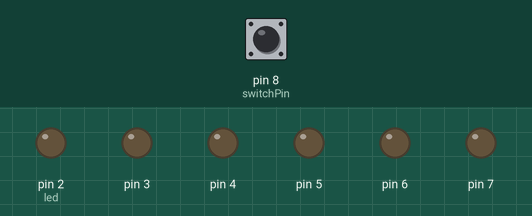
This sketch was run on a simulated Arduino Uno, built with avr-gcc and run on an emulated ATmega328P. On the bench: output pins drawn as LEDs (lit = HIGH). The test bench sets the inputs (shaded band); at power-on: pin 8 (switchPin) HIGH.

Above: at 0.1 s.
At 1.2 s:
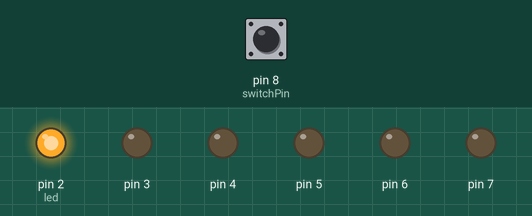
1.3 s: pin 8 (switchPin) pulled LOW for 0.15 s
At 8.1 s:
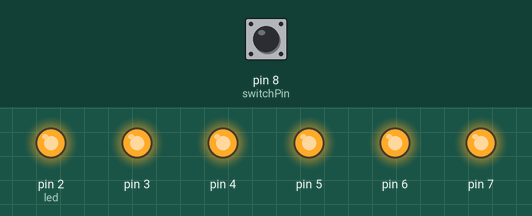
Timing chart, 0 to 9.6 s (numbered marks = the images above; inputs shaded):
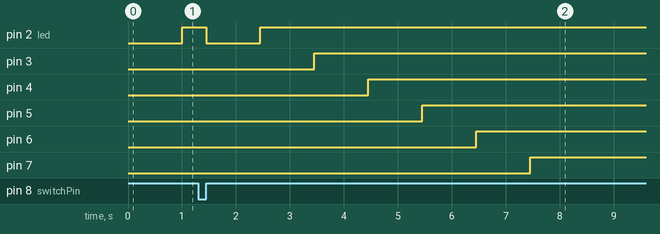

The sketch:

p08_DigitalHourglass.ino
```cpp
const int switchPin = 8;

unsigned long previousTime = 0;  // store the last time an LED was updated
int switchState = 0;             // the current switch state
int prevSwitchState = 0;         // the previous switch state
int led = 2;                     // a variable to refer to the LEDs


long interval = 1000;

void setup() {

  for (int x = 2; x < 8; x++) {
    pinMode(x, OUTPUT);
  }

  pinMode(switchPin, INPUT);
}

void loop() {

  unsigned long currentTime = millis();


  if (currentTime - previousTime > interval) {

    previousTime = currentTime;

    digitalWrite(led, HIGH);

    led++;

    if (led == 7) {

    }
  }

  switchState = digitalRead(switchPin);

  if (switchState != prevSwitchState) {
    for (int x = 2; x < 8; x++) {
      digitalWrite(x, LOW);
    }

    led = 2;

    previousTime = currentTime;
  }

  prevSwitchState = switchState;
}
```
